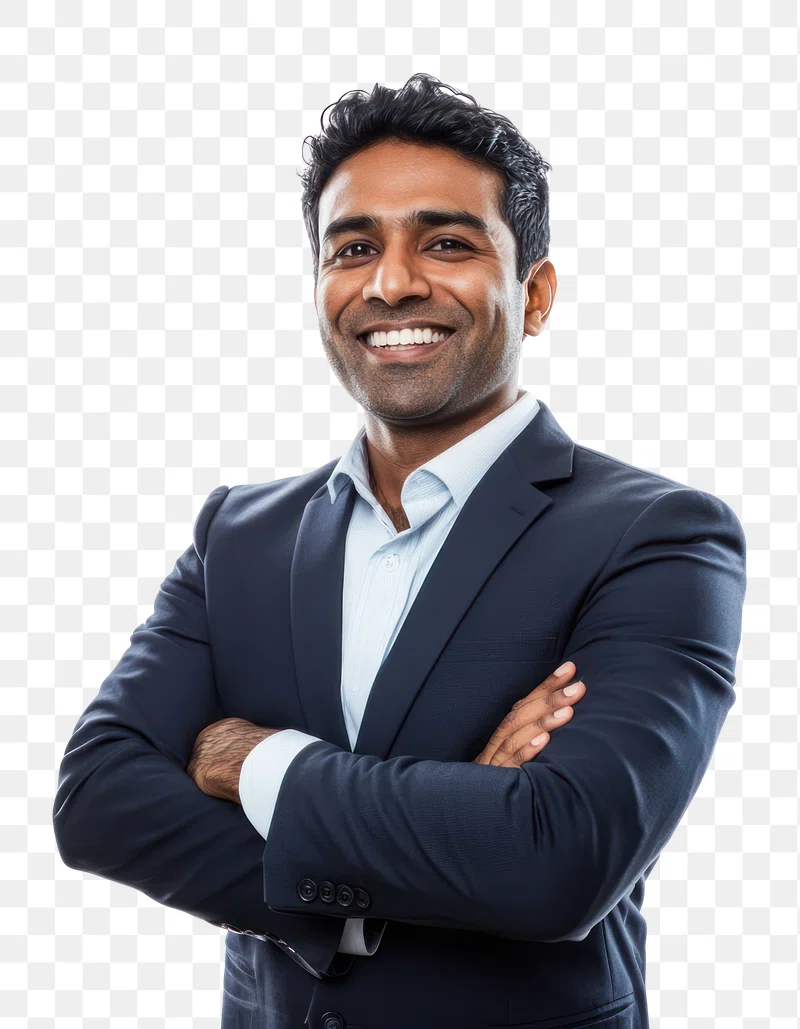
#> input picture opencv_project/man.jpeg, 800 x 1029 px, found by its file name
$ python facedetection.py
#> lines starting #> are read from the running program, lines starting #| are printed output that depends on the picture; after the words box and inside, x2 and y2 are one past the last pixel; in counts of white or black regions, pixels touching at a corner belong together
import cv2

# Load the Haar Cascade Classifier for face detection
face_cascade = cv2.CascadeClassifier(
    cv2.data.haarcascades + "haarcascade_frontalface_default.xml"
)

# Read the image
img = cv2.imread("man.jpeg")
#> img is the input picture: shape (1029, 800, 3); mean B, G, R 167.6, 162.9, 163.8

if img is None:
    print("Error: man.jpeg not found!")
    exit()

# Convert image to grayscale
# Haar Cascades work only on grayscale images.
gray = cv2.cvtColor(img, cv2.COLOR_BGR2GRAY)
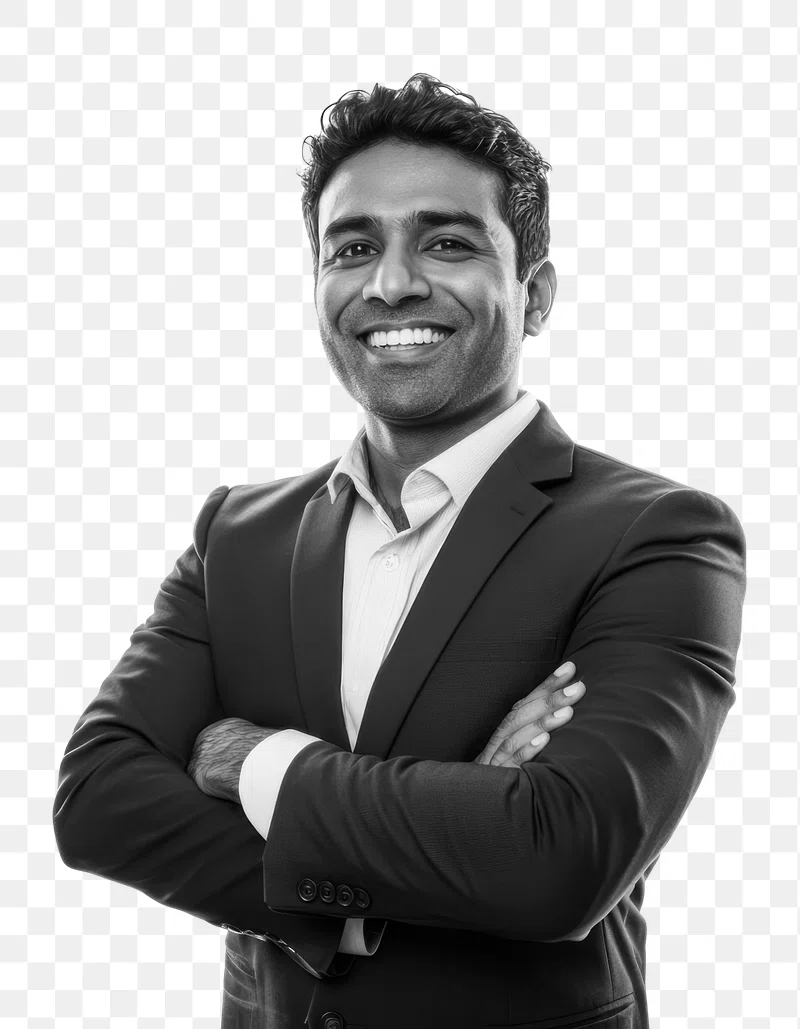
#> gray: shape (1029, 800); min 0, max 255, mean 163.7

# ----------------------------------------------------
# Detect faces in the image
# scaleFactor -> Reduces image size at each scale.
# minNeighbors -> Higher value reduces false detections.
# minSize -> Minimum face size to detect.
# ----------------------------------------------------
faces = face_cascade.detectMultiScale(
    gray,
    scaleFactor=1.1,
    minNeighbors=5,
    minSize=(30, 30)
)
#> faces = [[273, 141, 255, 255]]

print("Number of faces detected:", len(faces))
#| Number of faces detected: 1

# ----------------------------------------------------
# Draw a green rectangle around each detected face
# ----------------------------------------------------
for (x, y, w, h) in faces:
    cv2.rectangle(
        img,
        (x, y),
        (x + w, y + h),
        (0, 255, 0),
        2
    )
#> this loop made 1 pass
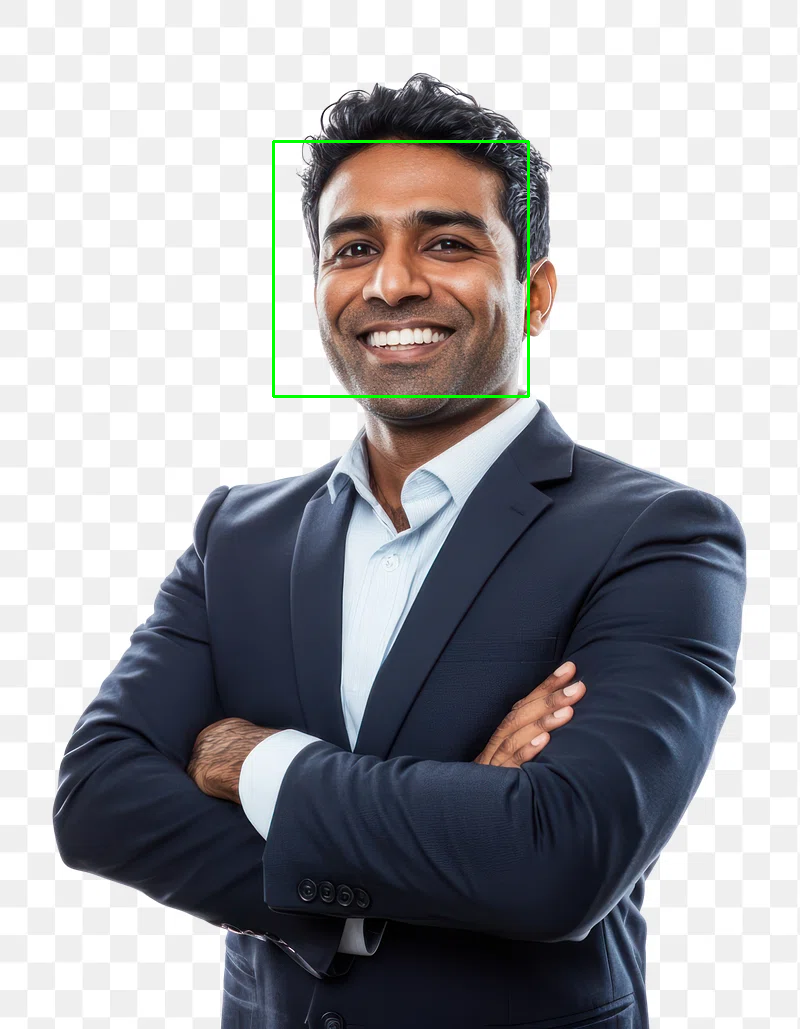
#> img: shape (1029, 800, 3); 0.37% of pixels changed, all inside (x1, y1, x2, y2) = (272, 140, 530, 398)

# Display the result
cv2.imshow("Face Detection", img)

cv2.waitKey(0)
cv2.destroyAllWindows()
